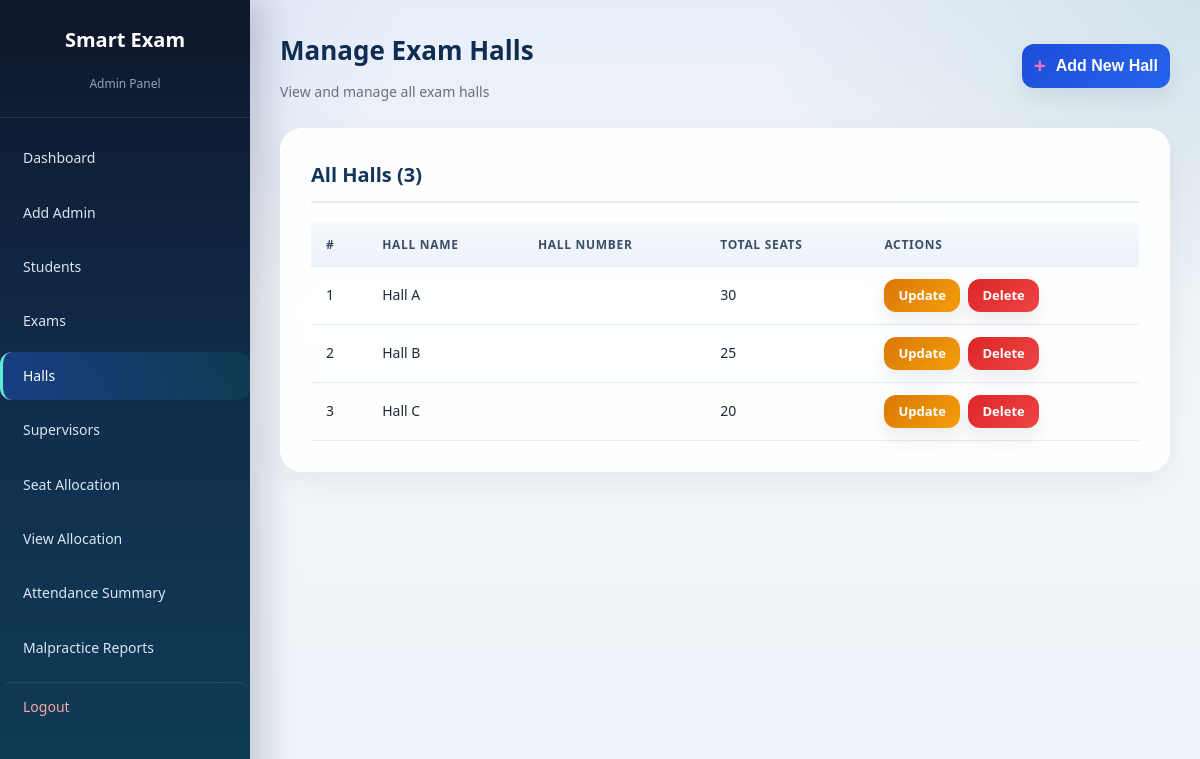
The app's page /manage_halls.php (signed in) with its own data.
### tables this page shows
CREATE TABLE IF NOT EXISTS exam_halls (
    id INT AUTO_INCREMENT PRIMARY KEY,
    hall_name VARCHAR(100) NOT NULL,
    hall_no VARCHAR(20) NOT NULL,
    total_seats INT NOT NULL
);

### manage_halls.php (the view, shortened to what this page needs)
<?php
include('../db/config.php');
$edit_hall = null;
$result = $conn->query('SELECT * FROM exam_halls ORDER BY hall_name ASC');
?>
<!DOCTYPE html>
<html lang="en">
<head>
    <link rel="stylesheet" href="../css/style.css">
</head>
<body>
    <div class="page-wrapper">
        <div class="sidebar">
            <div class="sidebar-header">
                <h3>Smart Exam</h3>
                <p>Admin Panel</p>
            </div>
            <ul class="sidebar-nav">
                <li><a href="dashboard.php">Dashboard</a></li>
                <li><a href="add_admin.php">Add Admin</a></li>
                <li><a href="manage_students.php">Students</a></li>
                <li><a href="manage_exams.php">Exams</a></li>
                <li><a href="manage_halls.php" class="active">Halls</a></li>
                <li><a href="manage_supervisors.php">Supervisors</a></li>
                <li><a href="allocate_seat.php">Seat Allocation</a></li>
                <li><a href="view_allocation.php">View Allocation</a></li>
                <li><a href="view_attendance_summary.php">Attendance Summary</a></li>
                <li><a href="view_malpractice_summary.php">Malpractice Reports</a></li>
                <li><a href="logout.php" class="logout-link">Logout</a></li>
            </ul>
        </div>
        <div class="main-content">
            <div class="page-header">
                <div class="page-title-info">
                    <h1>Manage Exam Halls</h1>
                    <p>View and manage all exam halls</p>
                </div>
                <button type="button" id="toggle-hall-form" class="btn btn-primary btn-add" aria-expanded="false" aria-controls="hall-form-panel">
                    <span class="toggle-plus">+</span>
                    <span class="toggle-text"><?php echo $edit_hall ? 'Update Hall' : 'Add New Hall'; ?></span>
                </button>
            </div>
            <div class="content-box">
                <h2>All Halls (<?php echo $result->num_rows; ?>)</h2>
                <?php if ($result->num_rows > 0): ?>
                    <table class="data-table">
                        <thead>
                            <tr>
                                <th>#</th>
                                <th>Hall Name</th>
                                <th>Hall Number</th>
                                <th>Total Seats</th>
                                <th>Actions</th>
                            </tr>
                        </thead>
                        <tbody>
                            <?php $count = 1; while ($row = $result->fetch_assoc()): ?>
                                <tr>
                                    <td><?php echo $count++; ?></td>
                                    <td><?php echo htmlspecialchars($row['hall_name']); ?></td>
                                    <td><?php echo htmlspecialchars($row['hall_no']); ?></td>
                                    <td><?php echo $row['total_seats']; ?></td>
                                    <td>
                                        <a href="manage_halls.php?edit=<?php echo $row['id']; ?>" class="btn btn-warning btn-small">Update</a>
                                        <a href="manage_halls.php?delete=<?php echo $row['id']; ?>" class="btn btn-danger btn-small" style="margin-left:5px;" onclick="return confirmDelete('exam hall');">Delete</a>
                                    </td>
                                </tr>
                            <?php endwhile; ?>
                        </tbody>
                    </table>
                <?php else: ?>
                    <p>No halls found. <a href="#" onclick="openHallForm(); return false;">Add one now</a>.</p>
                <?php endif; ?>
            </div>
        </div>
    </div>
</body>
</html>

### style.css (style rules this page uses)
:root { --bg: #f4f7fb; --bg-accent: #e8eef8; --surface: rgba(255, 255, 255, 0.9); --surface-strong: #ffffff; --text: #1f2937; --muted: #667085; --border: #d8e1ee; --primary: #0f766e; --primary-dark: #115e59; --secondary: #1d4ed8; --secondary-dark: #1e40af; --success: #059669; --success-dark: #047857; --danger: #dc2626; --danger-dark: #b91c1c; --warning: #d97706; --warning-dark: #b45309; --shadow: 0 18px 45px rgba(15, 23, 42, 0.08); --shadow-soft: 0 10px 30px rgba(15, 23, 42, 0.06); }
* { margin: 0; padding: 0; box-sizing: border-box; }
body { font-family: 'Trebuchet MS', 'Segoe UI', Tahoma, Geneva, Verdana, sans-serif; background: radial-gradient(circle at top left, rgba(29, 78, 216, 0.12), transparent 28%), radial-gradient(circle at top right, rgba(15, 118, 110, 0.1), transparent 30%), linear-gradient(180deg, var(--bg-accent) 0%, var(--bg) 38%, #eef3f9 100%); color: var(--text); line-height: 1.6; }
a { text-decoration: none; color: var(--secondary); }
.btn { display: inline-block; padding: 10px 22px; border: none; border-radius: 12px; font-size: 14px; font-weight: 600; cursor: pointer; transition: transform 0.15s, box-shadow 0.2s, background-color 0.2s; box-shadow: 0 10px 20px rgba(15, 23, 42, 0.08); }
.btn-primary { background: linear-gradient(135deg, var(--secondary), #2563eb); color: #fff; padding: 12px; font-size: 16px; }
.btn-danger { background: linear-gradient(135deg, var(--danger), #ef4444); color: #fff; }
.btn-warning { background: linear-gradient(135deg, var(--warning), #f59e0b); color: #fff; }
.btn-small { padding: 6px 14px; font-size: 13px; }
.btn-add { display: inline-flex; align-items: center; gap: 10px; }
.page-wrapper { display: flex; min-height: 100vh; }
.sidebar { width: 250px; background: linear-gradient(180deg, #0f172a 0%, #102c4c 48%, #0f3d57 100%); color: #fff; padding: 0; position: fixed; top: 0; left: 0; height: 100vh; overflow-y: auto; box-shadow: 14px 0 32px rgba(15, 23, 42, 0.18); }
.sidebar-header { padding: 24px 20px; text-align: center; border-bottom: 1px solid rgba(148, 163, 184, 0.18); }
.sidebar-header h3 { font-size: 16px; margin-bottom: 4px; }
.sidebar-header p { font-size: 12px; color: #94a3b8; }
.sidebar-nav { list-style: none; padding: 10px 0; }
.sidebar-nav li a { display: block; padding: 13px 20px; color: #dbe5f1; font-size: 14px; transition: background-color 0.25s, color 0.25s, border-left-color 0.25s; border-left: 3px solid transparent; }
.sidebar-nav li a:hover, .sidebar-nav li a.active { background: linear-gradient(90deg, rgba(37, 99, 235, 0.34), rgba(15, 118, 110, 0.22)); color: #fff; border-left-color: #5eead4; text-decoration: none; }
.sidebar-nav li a.logout-link { color: #fca5a5; border-top: 1px solid rgba(148, 163, 184, 0.18); margin-top: 10px; }
.sidebar h3 { font-size: 20px; margin-bottom: 18px; color: #fff; }
.sidebar a { display: block; color: #dbe5f1; padding: 12px 16px; border-radius: 12px; transition: background-color 0.25s, color 0.25s; margin: 6px 0; }
.sidebar a:hover, .sidebar a.active { background: rgba(255, 255, 255, 0.08); color: #fff; }
.main-content { margin-left: 250px; padding: 30px; flex: 1; background-color: transparent; }
.page-header { margin-bottom: 25px; display: flex; align-items: center; justify-content: space-between; gap: 20px; flex-wrap: wrap; }
.page-header .page-title-info { display: flex; flex-direction: column; gap: 4px; }
.page-header h1 { font-size: 26px; color: #0f2d52; margin-bottom: 5px; }
.page-header p { color: var(--muted); font-size: 14px; }
.content-box { background: var(--surface); border-radius: 22px; padding: 30px; box-shadow: var(--shadow-soft); margin-bottom: 25px; border: 1px solid rgba(255, 255, 255, 0.9); backdrop-filter: blur(8px); }
.content-box h2 { font-size: 20px; color: #12355b; margin-bottom: 20px; padding-bottom: 10px; border-bottom: 2px solid #e7eef7; }
.toggle-plus { font-size: 20px; line-height: 1; font-weight: 700; color: #f472b6; }
.data-table { width: 100%; border-collapse: collapse; margin-top: 15px; }
.data-table th, .data-table td { padding: 12px 15px; text-align: left; border-bottom: 1px solid #e6edf6; font-size: 14px; }
.data-table th { background: linear-gradient(180deg, #f5f8fc 0%, #edf3fa 100%); font-weight: 600; color: #3b4f68; text-transform: uppercase; font-size: 12px; letter-spacing: 0.7px; }

### records on screen
exam_halls: hall_name "Hall A", total_seats "30"
exam_halls: hall_name "Hall B", total_seats "25"
exam_halls: hall_name "Hall C", total_seats "20"

### other values on screen
$result->num_rows "3"
